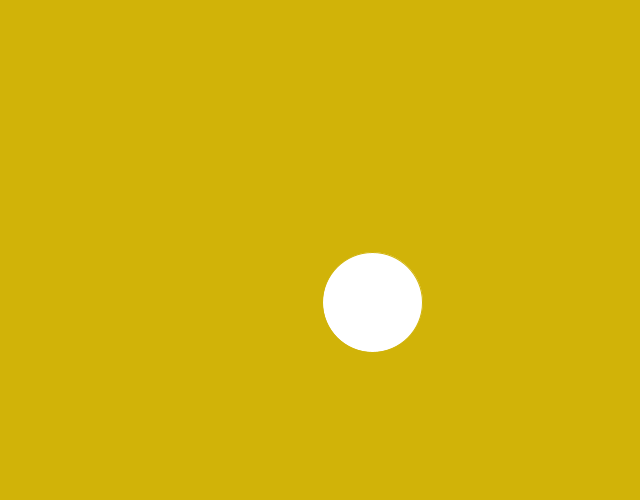
Frame 1 (no input)
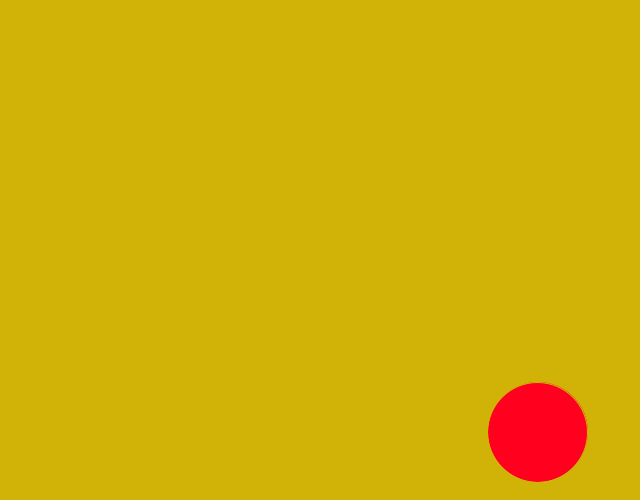
Frame 60 (the mouse pressed at the canvas centre just before this capture)
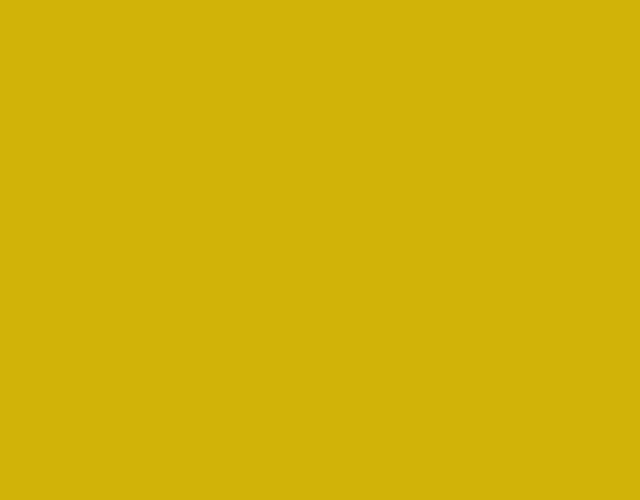
Frame 120 (the mouse held since frame 60 and released just before this capture)

The Processing sketch that drew these frames (run headless with seeded random() and noise(); from frame 60 on, the mouse is pressed at the canvas centre):

// Processing sketch: processing_14019
// ── processing_14019.pde

 int size = 100;       // Width of the shape
float xpos, ypos;    // Starting position of shape    

float xspeed = 2.8;  // Speed of the shape
float yspeed = 2.2;  // Speed of the shape

int xdirection = 1;  // Left or Right
int ydirection = 1;  // Top to Bottom


void setup() 
{
  size(640, 500);
  
  frameRate(30);
  smooth();
  // Set the starting position of the shape
  xpos = width/2;
  ypos = height/2;
}

void draw() 
{
  background(209, 179, 8);
 
  // Update the position of the shape
  xpos = xpos + ( xspeed * xdirection );
  ypos = ypos + ( yspeed * ydirection );
  
  // Test to see if the shape exceeds the boundaries of the screen
  // If it does, reverse its direction by multiplying by -1
  if (xpos > width-size || xpos < 0) {
    xdirection *= -1;
  }
  if (ypos > height-size || ypos < 0) {
    ydirection *= -1;
  }
  
  // Draw the shape
  stroke(209, 179, 8);
  ellipse(xpos+size/2, ypos+size/2, size, size);

 if (mousePressed) {
    fill(209, 179, 8);
  } else {
    fill(255, 0, 30);
   
  }
  
}
